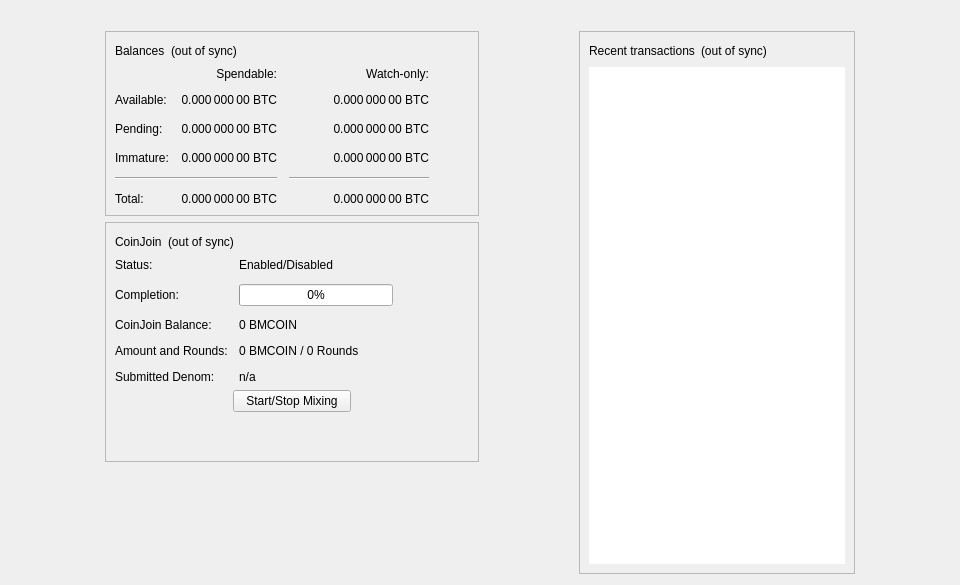
<?xml version="1.0" encoding="UTF-8"?>
<ui version="4.0">
 <class>OverviewPage</class>
 <widget class="QWidget" name="OverviewPage">
  <property name="geometry">
   <rect>
    <x>0</x>
    <y>0</y>
    <width>960</width>
    <height>585</height>
   </rect>
  </property>
  <property name="minimumSize">
   <size>
    <width>960</width>
    <height>0</height>
   </size>
  </property>
  <property name="windowTitle">
   <string>Form</string>
  </property>
  <layout class="QVBoxLayout" name="topLayout">
   <item>
    <widget class="QLabel" name="labelAlerts">
     <property name="visible">
      <bool>false</bool>
     </property>
     <property name="wordWrap">
      <bool>true</bool>
     </property>
     <property name="margin">
      <number>3</number>
     </property>
     <property name="textInteractionFlags">
      <set>Qt::TextSelectableByMouse</set>
     </property>
    </widget>
   </item>
   <item>
    <layout class="QHBoxLayout" name="horizontalLayout" stretch="1,0,1,0,1">
     <item>
      <spacer name="horizontalSpacerLeft">
       <property name="orientation">
        <enum>Qt::Horizontal</enum>
       </property>
       <property name="sizeType">
        <enum>QSizePolicy::Preferred</enum>
       </property>
       <property name="sizeHint" stdset="0">
        <size>
         <width>10</width>
         <height>20</height>
        </size>
       </property>
      </spacer>
     </item>
     <item>
      <layout class="QVBoxLayout" name="verticalLayout_2">
       <item>
        <widget class="QFrame" name="frame">
         <property name="frameShape">
          <enum>QFrame::StyledPanel</enum>
         </property>
         <property name="frameShadow">
          <enum>QFrame::Raised</enum>
         </property>
         <layout class="QVBoxLayout" name="verticalLayout_4">
          <item>
           <layout class="QHBoxLayout" name="horizontalLayout_4">
            <item>
             <widget class="QLabel" name="label_5">
              <property name="text">
               <string>Balances</string>
              </property>
             </widget>
            </item>
            <item>
             <widget class="QLabel" name="labelWalletStatus">
              <property name="toolTip">
               <string>The displayed information may be out of date. Your wallet automatically synchronizes with the BlueMobius network after a connection is established, but this process has not completed yet.</string>
              </property>
              <property name="text">
               <string notr="true">(out of sync)</string>
              </property>
              <property name="alignment">
               <set>Qt::AlignLeading|Qt::AlignLeft|Qt::AlignVCenter</set>
              </property>
             </widget>
            </item>
            <item>
             <spacer name="horizontalSpacer_3">
              <property name="orientation">
               <enum>Qt::Horizontal</enum>
              </property>
              <property name="sizeHint" stdset="0">
               <size>
                <width>40</width>
                <height>20</height>
               </size>
              </property>
             </spacer>
            </item>
           </layout>
          </item>
          <item>
           <layout class="QGridLayout" name="gridLayout">
            <property name="spacing">
             <number>12</number>
            </property>
            <item row="2" column="2">
             <widget class="QLabel" name="labelWatchPending">
              <property name="cursor">
               <cursorShape>IBeamCursor</cursorShape>
              </property>
              <property name="toolTip">
               <string>Unconfirmed transactions to watch-only addresses</string>
              </property>
              <property name="text">
               <string notr="true">0.000 000 00 BTC</string>
              </property>
              <property name="alignment">
               <set>Qt::AlignRight|Qt::AlignTrailing|Qt::AlignVCenter</set>
              </property>
              <property name="textInteractionFlags">
               <set>Qt::LinksAccessibleByMouse|Qt::TextSelectableByKeyboard|Qt::TextSelectableByMouse</set>
              </property>
             </widget>
            </item>
            <item row="2" column="1">
             <widget class="QLabel" name="labelUnconfirmed">
              <property name="cursor">
               <cursorShape>IBeamCursor</cursorShape>
              </property>
              <property name="toolTip">
               <string>Total of transactions that have yet to be confirmed, and do not yet count toward the spendable balance</string>
              </property>
              <property name="text">
               <string notr="true">0.000 000 00 BTC</string>
              </property>
              <property name="alignment">
               <set>Qt::AlignRight|Qt::AlignTrailing|Qt::AlignVCenter</set>
              </property>
              <property name="textInteractionFlags">
               <set>Qt::LinksAccessibleByMouse|Qt::TextSelectableByKeyboard|Qt::TextSelectableByMouse</set>
              </property>
             </widget>
            </item>
            <item row="3" column="2">
             <widget class="QLabel" name="labelWatchImmature">
              <property name="cursor">
               <cursorShape>IBeamCursor</cursorShape>
              </property>
              <property name="toolTip">
               <string>Mined balance in watch-only addresses that has not yet matured</string>
              </property>
              <property name="text">
               <string notr="true">0.000 000 00 BTC</string>
              </property>
              <property name="alignment">
               <set>Qt::AlignRight|Qt::AlignTrailing|Qt::AlignVCenter</set>
              </property>
              <property name="textInteractionFlags">
               <set>Qt::LinksAccessibleByMouse|Qt::TextSelectableByKeyboard|Qt::TextSelectableByMouse</set>
              </property>
             </widget>
            </item>
            <item row="4" column="0" colspan="2">
             <widget class="Line" name="lineSpendableBalance">
              <property name="orientation">
               <enum>Qt::Horizontal</enum>
              </property>
             </widget>
            </item>
            <item row="4" column="2">
             <widget class="Line" name="lineWatchBalance">
              <property name="sizePolicy">
               <sizepolicy hsizetype="Preferred" vsizetype="Fixed">
                <horstretch>0</horstretch>
                <verstretch>0</verstretch>
               </sizepolicy>
              </property>
              <property name="minimumSize">
               <size>
                <width>140</width>
                <height>0</height>
               </size>
              </property>
              <property name="orientation">
               <enum>Qt::Horizontal</enum>
              </property>
             </widget>
            </item>
            <item row="5" column="0">
             <widget class="QLabel" name="labelTotalText">
              <property name="text">
               <string>Total:</string>
              </property>
             </widget>
            </item>
            <item row="3" column="1">
             <widget class="QLabel" name="labelImmature">
              <property name="cursor">
               <cursorShape>IBeamCursor</cursorShape>
              </property>
              <property name="toolTip">
               <string>Mined balance that has not yet matured</string>
              </property>
              <property name="text">
               <string notr="true">0.000 000 00 BTC</string>
              </property>
              <property name="alignment">
               <set>Qt::AlignRight|Qt::AlignTrailing|Qt::AlignVCenter</set>
              </property>
              <property name="textInteractionFlags">
               <set>Qt::LinksAccessibleByMouse|Qt::TextSelectableByKeyboard|Qt::TextSelectableByMouse</set>
              </property>
             </widget>
            </item>
            <item row="2" column="3">
             <spacer name="horizontalSpacer_2">
              <property name="orientation">
               <enum>Qt::Horizontal</enum>
              </property>
              <property name="sizeHint" stdset="0">
               <size>
                <width>40</width>
                <height>20</height>
               </size>
              </property>
             </spacer>
            </item>
            <item row="3" column="0">
             <widget class="QLabel" name="labelImmatureText">
              <property name="text">
               <string>Immature:</string>
              </property>
             </widget>
            </item>
            <item row="5" column="1">
             <widget class="QLabel" name="labelTotal">
              <property name="cursor">
               <cursorShape>IBeamCursor</cursorShape>
              </property>
              <property name="toolTip">
               <string>Your current total balance</string>
              </property>
              <property name="text">
               <string notr="true">0.000 000 00 BTC</string>
              </property>
              <property name="alignment">
               <set>Qt::AlignRight|Qt::AlignTrailing|Qt::AlignVCenter</set>
              </property>
              <property name="textInteractionFlags">
               <set>Qt::LinksAccessibleByMouse|Qt::TextSelectableByKeyboard|Qt::TextSelectableByMouse</set>
              </property>
             </widget>
            </item>
            <item row="5" column="2">
             <widget class="QLabel" name="labelWatchTotal">
              <property name="cursor">
               <cursorShape>IBeamCursor</cursorShape>
              </property>
              <property name="toolTip">
               <string>Current total balance in watch-only addresses</string>
              </property>
              <property name="text">
               <string notr="true">0.000 000 00 BTC</string>
              </property>
              <property name="alignment">
               <set>Qt::AlignRight|Qt::AlignTrailing|Qt::AlignVCenter</set>
              </property>
              <property name="textInteractionFlags">
               <set>Qt::LinksAccessibleByMouse|Qt::TextSelectableByKeyboard|Qt::TextSelectableByMouse</set>
              </property>
             </widget>
            </item>
            <item row="0" column="2">
             <widget class="QLabel" name="labelWatchonly">
              <property name="text">
               <string>Watch-only:</string>
              </property>
              <property name="alignment">
               <set>Qt::AlignRight|Qt::AlignTrailing|Qt::AlignVCenter</set>
              </property>
             </widget>
            </item>
            <item row="1" column="0">
             <widget class="QLabel" name="labelBalanceText">
              <property name="text">
               <string>Available:</string>
              </property>
             </widget>
            </item>
            <item row="1" column="1">
             <widget class="QLabel" name="labelBalance">
              <property name="cursor">
               <cursorShape>IBeamCursor</cursorShape>
              </property>
              <property name="toolTip">
               <string>Your current spendable balance</string>
              </property>
              <property name="text">
               <string notr="true">0.000 000 00 BTC</string>
              </property>
              <property name="alignment">
               <set>Qt::AlignRight|Qt::AlignTrailing|Qt::AlignVCenter</set>
              </property>
              <property name="textInteractionFlags">
               <set>Qt::LinksAccessibleByMouse|Qt::TextSelectableByKeyboard|Qt::TextSelectableByMouse</set>
              </property>
             </widget>
            </item>
            <item row="1" column="2">
             <widget class="QLabel" name="labelWatchAvailable">
              <property name="cursor">
               <cursorShape>IBeamCursor</cursorShape>
              </property>
              <property name="toolTip">
               <string>Your current balance in watch-only addresses</string>
              </property>
              <property name="text">
               <string notr="true">0.000 000 00 BTC</string>
              </property>
              <property name="alignment">
               <set>Qt::AlignRight|Qt::AlignTrailing|Qt::AlignVCenter</set>
              </property>
              <property name="textInteractionFlags">
               <set>Qt::LinksAccessibleByMouse|Qt::TextSelectableByKeyboard|Qt::TextSelectableByMouse</set>
              </property>
             </widget>
            </item>
            <item row="2" column="0">
             <widget class="QLabel" name="labelPendingText">
              <property name="text">
               <string>Pending:</string>
              </property>
             </widget>
            </item>
            <item row="0" column="1">
             <widget class="QLabel" name="labelSpendable">
              <property name="text">
               <string>Spendable:</string>
              </property>
              <property name="alignment">
               <set>Qt::AlignRight|Qt::AlignTrailing|Qt::AlignVCenter</set>
              </property>
             </widget>
            </item>
           </layout>
          </item>
         </layout>
        </widget>
       </item>
       <item>
        <widget class="QFrame" name="frameCoinJoin">
         <property name="layoutDirection">
          <enum>Qt::LeftToRight</enum>
         </property>
         <property name="frameShape">
          <enum>QFrame::StyledPanel</enum>
         </property>
         <property name="frameShadow">
          <enum>QFrame::Raised</enum>
         </property>
         <layout class="QVBoxLayout" name="VerticalLayout_PS1">
          <item>
           <layout class="QHBoxLayout" name="horizontalLayout_5">
            <item>
             <widget class="QLabel" name="labelCoinJoinHeader">
              <property name="text">
               <string notr="true">CoinJoin</string>
              </property>
             </widget>
            </item>
            <item>
             <widget class="QLabel" name="labelCoinJoinSyncStatus">
              <property name="toolTip">
               <string>The displayed information may be out of date. Your wallet automatically synchronizes with the BlueMobius network after a connection is established, but this process has not completed yet.</string>
              </property>
              <property name="text">
               <string notr="true">(out of sync)</string>
              </property>
              <property name="alignment">
               <set>Qt::AlignLeading|Qt::AlignLeft|Qt::AlignVCenter</set>
              </property>
             </widget>
            </item>
            <item>
             <spacer name="horizontalSpacer_4">
              <property name="orientation">
               <enum>Qt::Horizontal</enum>
              </property>
              <property name="sizeHint" stdset="0">
               <size>
                <width>40</width>
                <height>20</height>
               </size>
              </property>
             </spacer>
            </item>
           </layout>
          </item>
          <item>
           <layout class="QFormLayout" name="coinJoinFormLayout">
            <property name="fieldGrowthPolicy">
             <enum>QFormLayout::AllNonFixedFieldsGrow</enum>
            </property>
            <property name="horizontalSpacing">
             <number>11</number>
            </property>
            <property name="verticalSpacing">
             <number>12</number>
            </property>
            <item row="0" column="0">
             <widget class="QLabel" name="labelCoinJoinEnabledText">
              <property name="text">
               <string>Status:</string>
              </property>
             </widget>
            </item>
            <item row="0" column="1">
             <widget class="QLabel" name="labelCoinJoinEnabled">
              <property name="text">
               <string>Enabled/Disabled</string>
              </property>
             </widget>
            </item>
            <item row="1" column="0">
             <widget class="QLabel" name="labelCompletitionText">
              <property name="text">
               <string>Completion:</string>
              </property>
             </widget>
            </item>
            <item row="1" column="1">
             <widget class="QProgressBar" name="coinJoinProgress">
              <property name="maximumSize">
               <size>
                <width>154</width>
                <height>16777215</height>
               </size>
              </property>
              <property name="value">
               <number>0</number>
              </property>
             </widget>
            </item>
            <item row="2" column="0">
             <widget class="QLabel" name="labelAnonymizedText">
              <property name="text">
               <string notr="true">CoinJoin Balance:</string>
              </property>
             </widget>
            </item>
            <item row="2" column="1">
             <widget class="QLabel" name="labelAnonymized">
              <property name="text">
               <string notr="true">0 BMCOIN</string>
              </property>
             </widget>
            </item>
            <item row="3" column="0">
             <widget class="QLabel" name="labelAmountAndRoundsText">
              <property name="text">
               <string>Amount and Rounds:</string>
              </property>
             </widget>
            </item>
            <item row="3" column="1">
             <widget class="QLabel" name="labelAmountRounds">
              <property name="text">
               <string>0 BMCOIN / 0 Rounds</string>
              </property>
             </widget>
            </item>
            <item row="4" column="0">
             <widget class="QLabel" name="labelSubmittedDenomText">
              <property name="text">
               <string>Submitted Denom:</string>
              </property>
             </widget>
            </item>
            <item row="4" column="1">
             <widget class="QLabel" name="labelSubmittedDenom">
              <property name="toolTip">
               <string>The denominations you submitted to the Masternode.&lt;br&gt;To mix, other users must submit the exact same denominations.</string>
              </property>
              <property name="text">
               <string>n/a</string>
              </property>
              <property name="wordWrap">
               <bool>true</bool>
              </property>
             </widget>
            </item>
           </layout>
          </item>
          <item>
           <layout class="QVBoxLayout" name="VerticalLayout_PS">
            <item>
             <layout class="QHBoxLayout" name="horizontalLayout_3">
              <property name="topMargin">
               <number>0</number>
              </property>
              <item>
               <spacer name="horizontalSpacer_5">
                <property name="orientation">
                 <enum>Qt::Horizontal</enum>
                </property>
                <property name="sizeHint" stdset="0">
                 <size>
                  <width>40</width>
                  <height>20</height>
                 </size>
                </property>
               </spacer>
              </item>
              <item>
               <widget class="QPushButton" name="toggleCoinJoin">
                <property name="sizePolicy">
                 <sizepolicy hsizetype="MinimumExpanding" vsizetype="Fixed">
                  <horstretch>0</horstretch>
                  <verstretch>0</verstretch>
                 </sizepolicy>
                </property>
                <property name="text">
                 <string>Start/Stop Mixing</string>
                </property>
               </widget>
              </item>
              <item>
               <spacer name="horizontalSpacer_6">
                <property name="orientation">
                 <enum>Qt::Horizontal</enum>
                </property>
                <property name="sizeHint" stdset="0">
                 <size>
                  <width>40</width>
                  <height>20</height>
                 </size>
                </property>
               </spacer>
              </item>
             </layout>
            </item>
            <item>
             <spacer name="verticalSpacer_3">
              <property name="orientation">
               <enum>Qt::Vertical</enum>
              </property>
              <property name="sizeHint" stdset="0">
               <size>
                <width>20</width>
                <height>40</height>
               </size>
              </property>
             </spacer>
            </item>
           </layout>
          </item>
         </layout>
        </widget>
       </item>
       <item>
        <spacer name="verticalSpacer">
         <property name="orientation">
          <enum>Qt::Vertical</enum>
         </property>
         <property name="sizeHint" stdset="0">
          <size>
           <width>20</width>
           <height>40</height>
          </size>
         </property>
        </spacer>
       </item>
      </layout>
     </item>
     <item>
      <spacer name="horizontalSpacerCenter">
       <property name="orientation">
        <enum>Qt::Horizontal</enum>
       </property>
       <property name="sizeHint" stdset="0">
        <size>
         <width>10</width>
         <height>20</height>
        </size>
       </property>
      </spacer>
     </item>
     <item>
      <layout class="QVBoxLayout" name="verticalLayout_3">
       <item>
        <widget class="QFrame" name="frame_2">
         <property name="frameShape">
          <enum>QFrame::StyledPanel</enum>
         </property>
         <property name="frameShadow">
          <enum>QFrame::Raised</enum>
         </property>
         <layout class="QVBoxLayout" name="verticalLayout">
          <item>
           <layout class="QHBoxLayout" name="horizontalLayout_2">
            <item>
             <widget class="QLabel" name="label_4">
              <property name="text">
               <string>Recent transactions</string>
              </property>
             </widget>
            </item>
            <item>
             <widget class="QLabel" name="labelTransactionsStatus">
              <property name="toolTip">
               <string>The displayed information may be out of date. Your wallet automatically synchronizes with the BlueMobius network after a connection is established, but this process has not completed yet.</string>
              </property>
              <property name="text">
               <string notr="true">(out of sync)</string>
              </property>
              <property name="alignment">
               <set>Qt::AlignLeading|Qt::AlignLeft|Qt::AlignVCenter</set>
              </property>
             </widget>
            </item>
            <item>
             <spacer name="horizontalSpacer">
              <property name="orientation">
               <enum>Qt::Horizontal</enum>
              </property>
              <property name="sizeHint" stdset="0">
               <size>
                <width>40</width>
                <height>20</height>
               </size>
              </property>
             </spacer>
            </item>
           </layout>
          </item>
          <item>
           <widget class="QListView" name="listTransactions">
            <property name="frameShape">
             <enum>QFrame::NoFrame</enum>
            </property>
            <property name="verticalScrollBarPolicy">
             <enum>Qt::ScrollBarAlwaysOff</enum>
            </property>
            <property name="horizontalScrollBarPolicy">
             <enum>Qt::ScrollBarAlwaysOff</enum>
            </property>
            <property name="selectionMode">
             <enum>QAbstractItemView::NoSelection</enum>
            </property>
           </widget>
          </item>
         </layout>
        </widget>
       </item>
      </layout>
     </item>
     <item>
      <spacer name="horizontalSpacerRight">
       <property name="orientation">
        <enum>Qt::Horizontal</enum>
       </property>
       <property name="sizeType">
        <enum>QSizePolicy::Preferred</enum>
       </property>
       <property name="sizeHint" stdset="0">
        <size>
         <width>10</width>
         <height>20</height>
        </size>
       </property>
      </spacer>
     </item>
    </layout>
   </item>
  </layout>
 </widget>
 <resources/>
 <connections/>
</ui>
